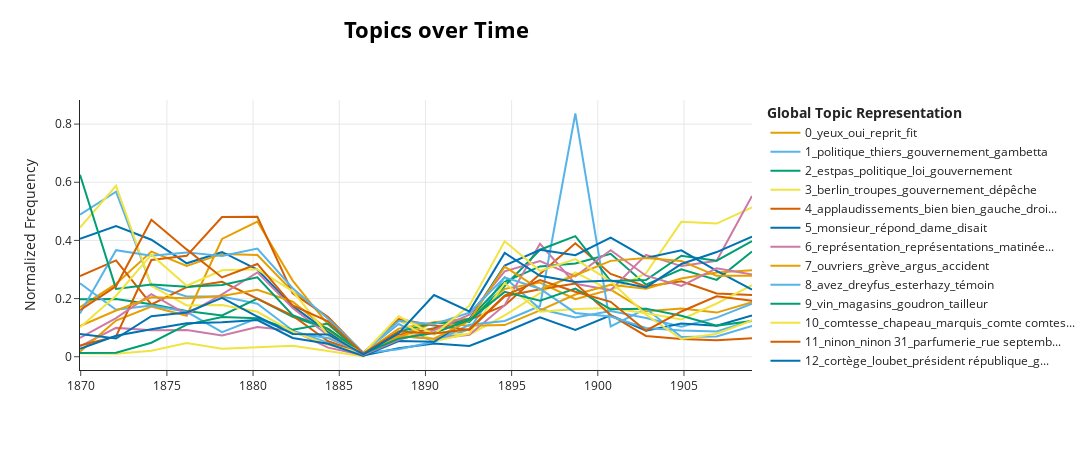

The notebook cell saved with this chart:
### Code cell
topic_model.visualize_topics_over_time(topics_over_time,normalize_frequency=True,top_n_topics=20)
